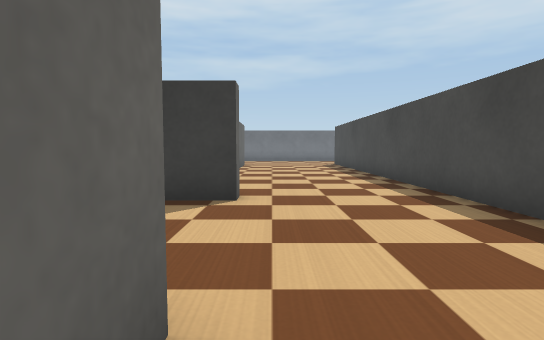
View 1 (above)

22 first-person views from a walk through a Webots world. The camera is 0.18 m above the floor, tilts 4° down and sees 80° across. The floor is counted in squares, 0.2 m on a side. Each view is taken from the middle of a square. On the plan, view 1 faces up. The plan holds only what a view shows up to about 12 squares ahead; the rest is blank. The robots in the file are not drawn. Webots' stock objects and surfaces are drawn as simple stand-ins.

View 2
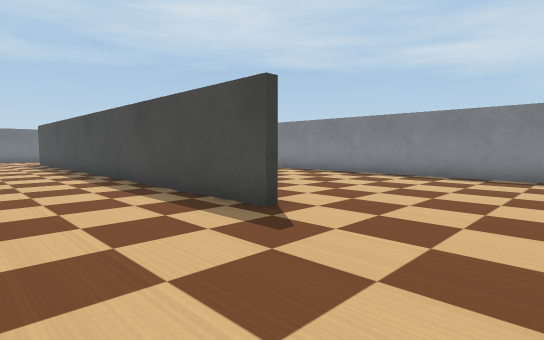

View 3
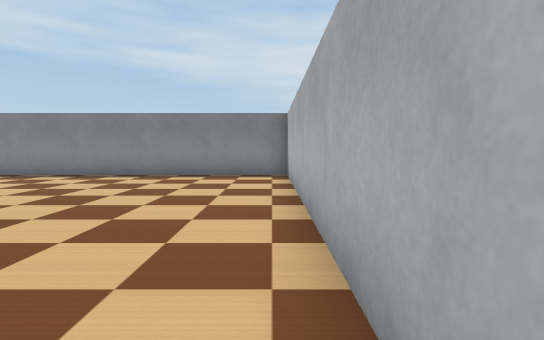

View 4
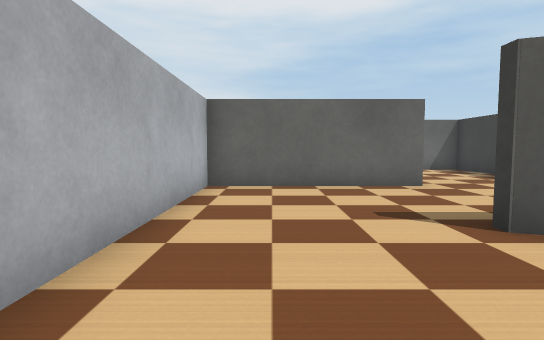

View 5
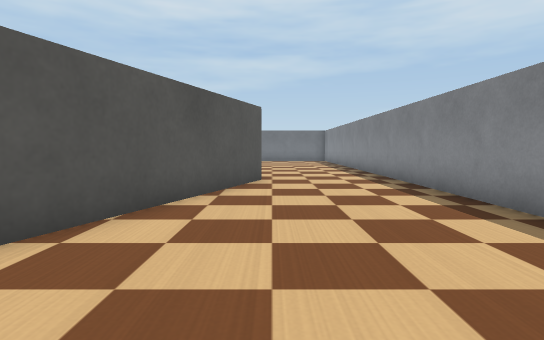

View 6
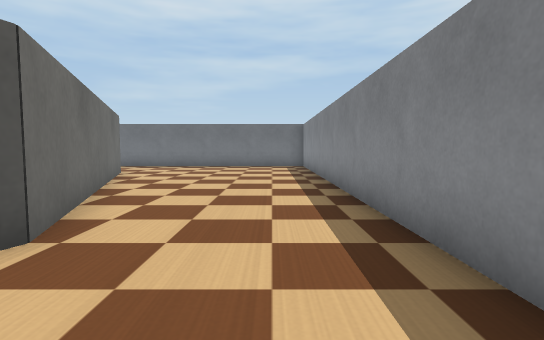

View 7
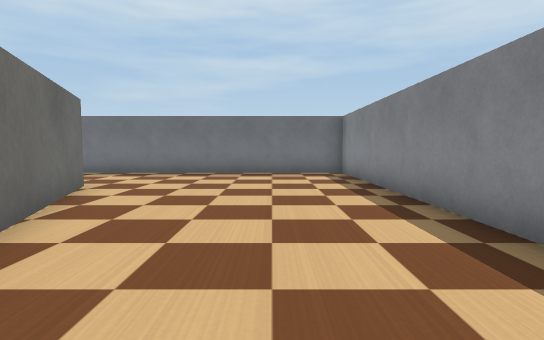

View 8
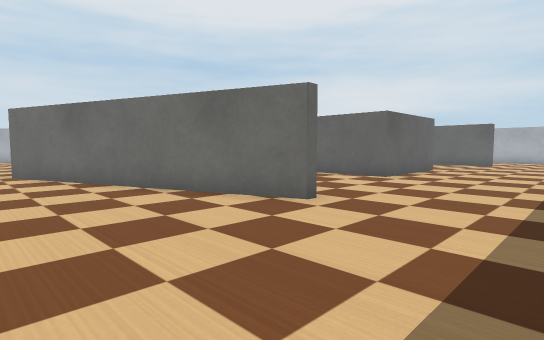

View 9
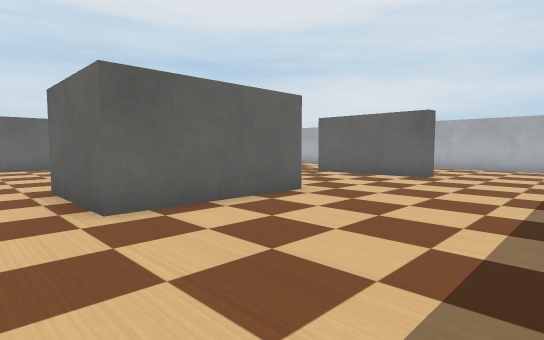

View 10
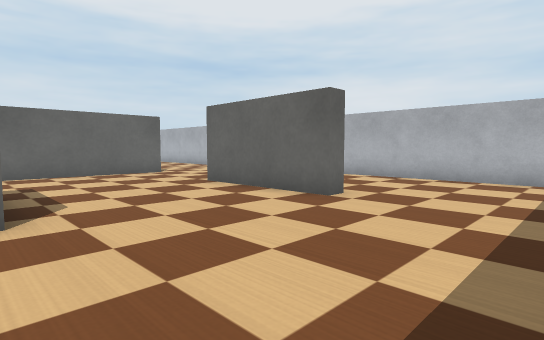

View 11
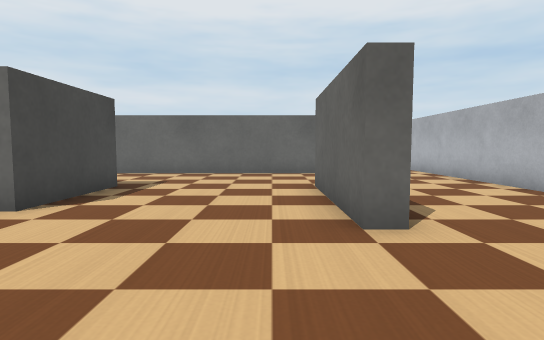

View 12
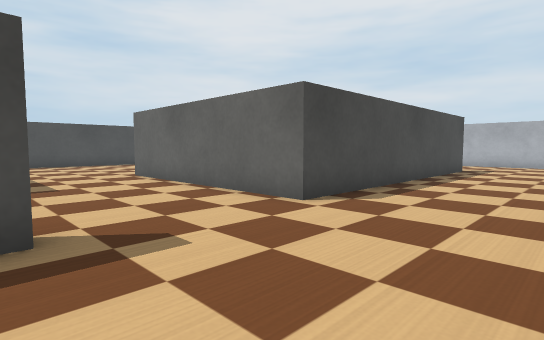

View 13
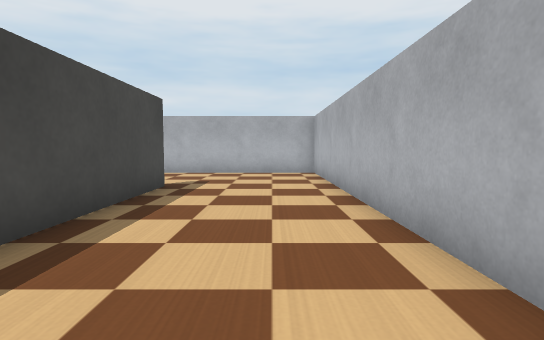

View 14
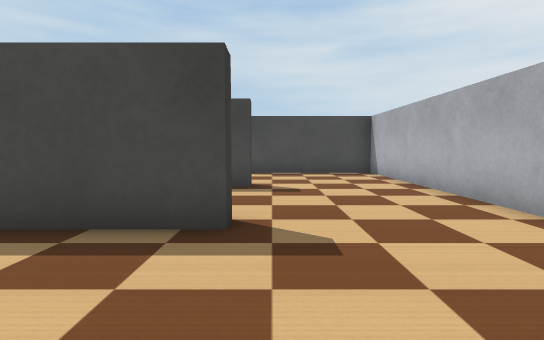

View 15
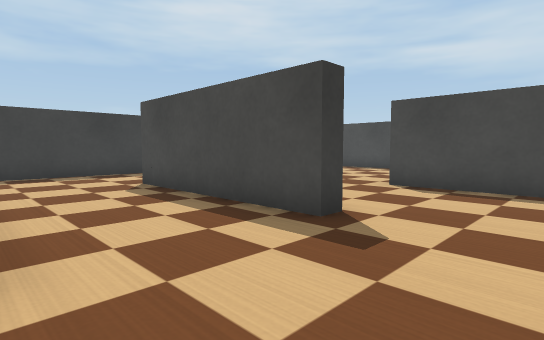

View 16
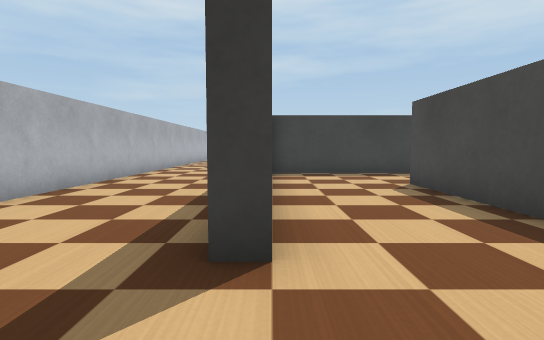

View 17
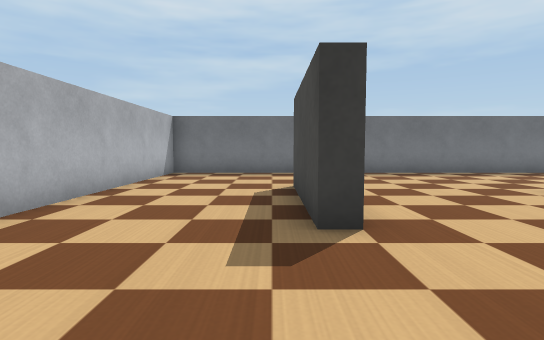

View 18
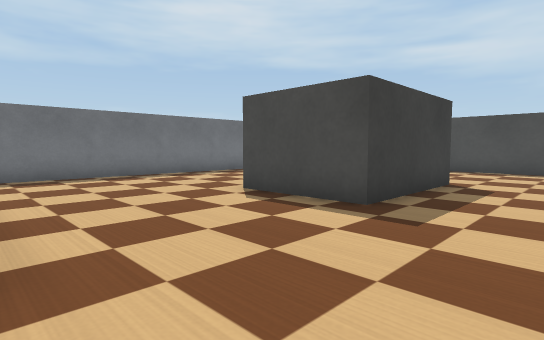

View 19
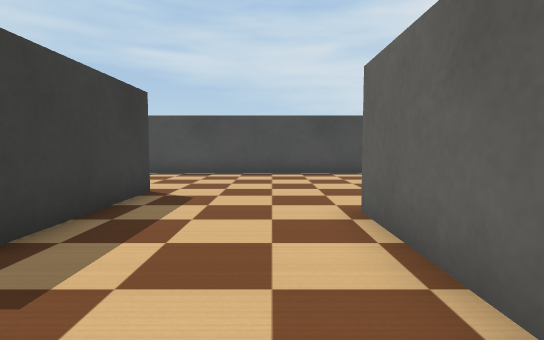

View 20
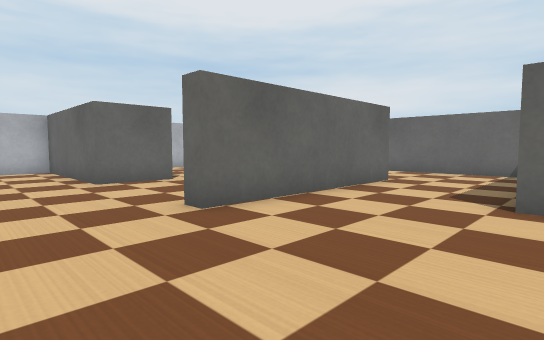

View 21
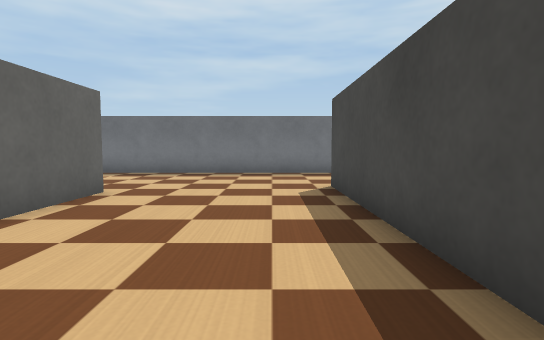

View 22
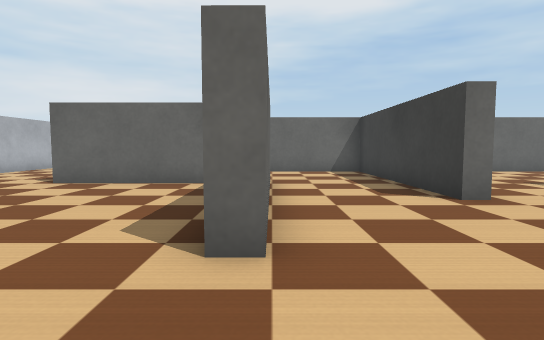

### Floor plan
Ten units are one square. View 1 is at (0, 0); x grows to the right and y downward. Boxes are objects, and circles mark ways between rooms. Rooms are numbered by the first view taken in them; rooms with no view inside come last. Other rooms are left out.
<svg viewBox="-150 -220 260 261">
<path fill="none" stroke="#000" d="M-5 -5 -5 35 44 35M36 -175 67 -90 45 -29M105 36 105 -215 45 -215M44 35 101 35M-54 -135 -54 -165 -14 -165 -14 -135 -54 -135M-100 -135 -105 -135 -105 -175 -100 -175 -100 -135M-37 -54 -51 -55M-61 -44 -61 -5 -66 -5 -66 -60 -5 -60 -5 -54 -19 -54M-100 -5 -105 -5 -105 -98 -35 -97 -35 -92 -100 -93 -100 -49M34 -5 34 -175M45 -215 -145 -215 -145 35 -25 35 -25 -15 -5 -15 -5 -5"/>
<circle cx="40" cy="15" r="3" fill="#2a7"/>
<circle cx="15" cy="-10" r="3" fill="#2a7"/>
<circle cx="40" cy="-195" r="3" fill="#2a7"/>
<text x="20" y="10">1</text>
<text x="80" y="-90">2</text>
<text x="-60" y="-110">3</text>
</svg>
Room 1 opens to room 2. Room 1 opens to room 3. Room 2 opens to room 3.

Where each view was taken, in squares from view 1:
view 1: 0 up, 0 right, facing up
view 2: 3 down, 0 right, facing up-right
view 3: 3 down, 0 right, facing right
view 4: 2 down, 7 right, facing left
view 5: 0 up, 7 right, facing up
view 6: 6 up, 9 right, facing up
view 7: 10 up, 8 right, facing up
view 8: 21 up, 8 right, facing down-left
view 9: 21 up, 0 right, facing down-left
view 10: 21 up, 5 left, facing down-left
view 11: 21 up, 9 left, facing down
view 12: 14 up, 14 left, facing down-right
view 13: 8 up, 13 left, facing down
view 14: 0 up, 14 left, facing right
view 15: 2 down, 10 left, facing up-right
view 16: 2 down, 10 left, facing up
view 17: 10 up, 11 left, facing up
view 18: 11 up, 10 left, facing up-right
view 19: 11 up, 8 left, facing right
view 20: 10 up, 2 right, facing down-left
view 21: 10 up, 2 right, facing up
view 22: 6 up, 2 right, facing left
